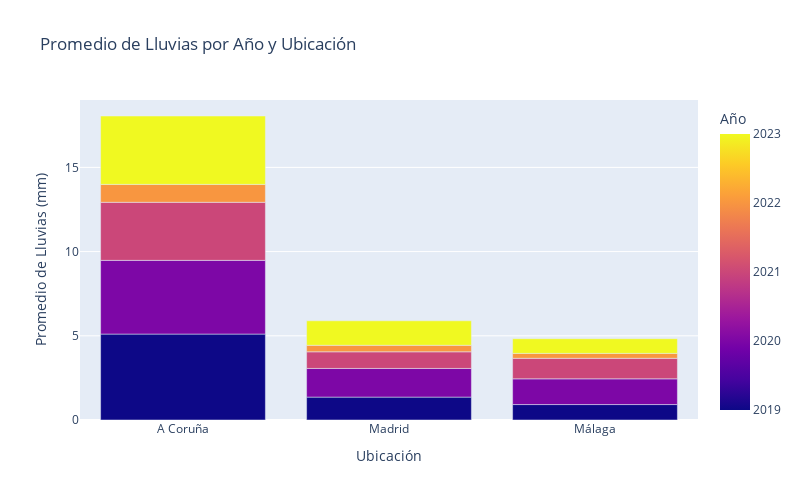

Notebook code cell kept with this figure:
### Markdown cell above
Promedio de precipitaciones en cada año y por ubicacion

### Code cell
promedio_lluvia_por_año_ubicacion = df_descargado.groupby(["Ubicacion", "Año"])["Lluvia (mm)"].mean().reset_index()

fig = px.bar(promedio_lluvia_por_año_ubicacion, x="Ubicacion", y="Lluvia (mm)",
             color="Año",
             labels={"Lluvia (mm)": "Promedio de Lluvias (mm)", "Ubicacion": "Ubicación"},
             title="Promedio de Lluvias por Año y Ubicación")

fig.update_layout(xaxis_title="Ubicación", yaxis_title="Promedio de Lluvias (mm)",width=800, height=500)

fig.show()

### Figure 1 — Plotly figure (JSON) as saved in the notebook; plotly's stock layout.template omitted (floating-point values rounded to 4 significant figures)
{"data": [{"alignmentgroup": "True", "hovertemplate": "Ubicación=%{x}<br>Promedio de Lluvias (mm)=%{y}<br>Año=%{marker.color}<extra></extra>", "legendgroup": "", "marker": {"color": [2019, 2020, 2021, 2022, 2023, 2019, 2020, 2021, 2022, 2023, 2019, 2020, 2021, 2022, 2023], "coloraxis": "coloraxis", "pattern": {"shape": ""}}, "name": "", "offsetgroup": "", "orientation": "v", "showlegend": false, "textposition": "auto", "type": "bar", "x": ["A Coruña", "A Coruña", "A Coruña", "A Coruña", "A Coruña", "Madrid", "Madrid", "Madrid", "Madrid", "Madrid", "Málaga", "Málaga", "Málaga", "Málaga", "Málaga"], "xaxis": "x", "y": [5.102, 4.377, 3.447, 1.065, 4.06, 1.359, 1.702, 0.9888, 0.3863, 1.453, 0.9175, 1.527, 1.218, 0.2925, 0.8719], "yaxis": "y"}], "layout": {"barmode": "relative", "coloraxis": {"colorbar": {"title": {"text": "Año"}}, "colorscale": [[0, "#0d0887"], [0.1111, "#46039f"], [0.2222, "#7201a8"], [0.3333, "#9c179e"], [0.4444, "#bd3786"], [0.5556, "#d8576b"], [0.6667, "#ed7953"], [0.7778, "#fb9f3a"], [0.8889, "#fdca26"], [1, "#f0f921"]]}, "height": 500, "legend": {"tracegroupgap": 0}, "title": {"text": "Promedio de Lluvias por Año y Ubicación"}, "width": 800, "xaxis": {"anchor": "y", "domain": [0, 1], "title": {"text": "Ubicación"}}, "yaxis": {"anchor": "x", "domain": [0, 1], "title": {"text": "Promedio de Lluvias (mm)"}}}}
